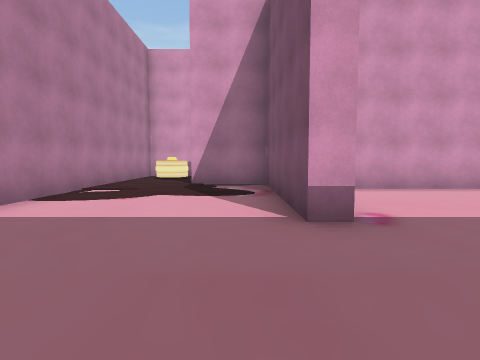
view 1 (above)

20 first-person views from a walk through a Unity game level. The camera is 1.3 m above the floor, tilts 4° down and sees 80° across. The floor is counted in squares, 2 m on a side. Each view is taken from the middle of a square. On the plan, view 1 faces up. The plan holds only what a view shows up to about 9 squares ahead; the rest is blank. The place goes on beyond the plan. The player character is not drawn. Door leaves are left out, so doorways stand open.

view 2
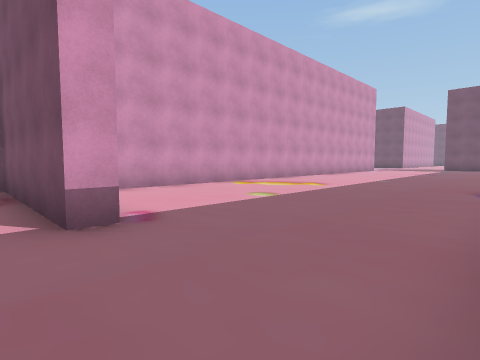

view 3
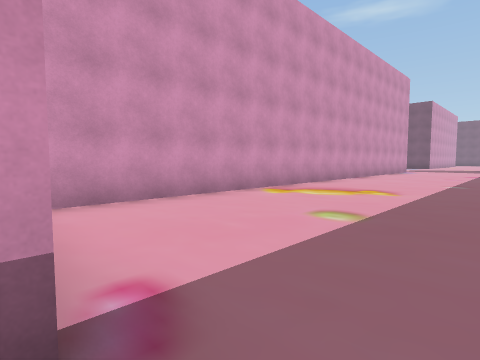

view 4
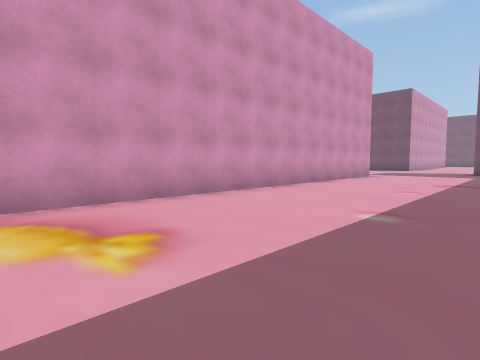

view 5
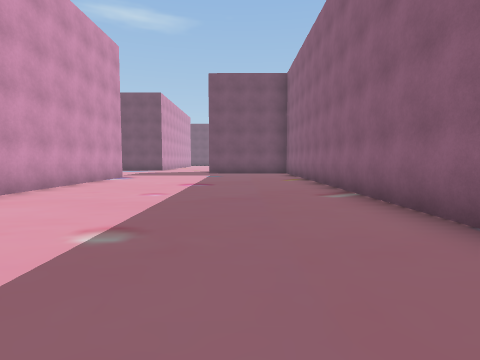

view 6
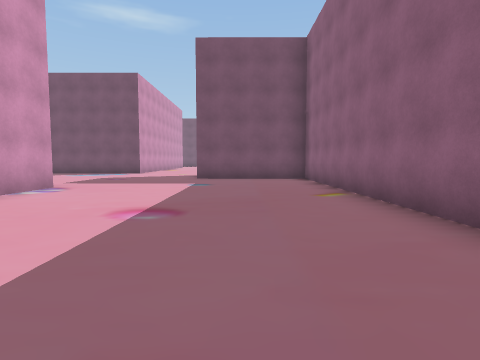

view 7
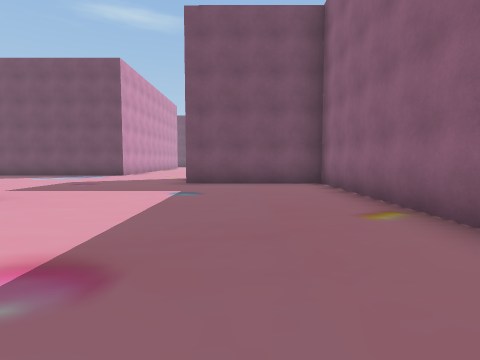

view 8
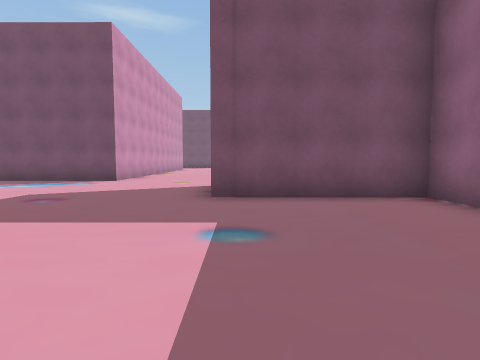

view 9
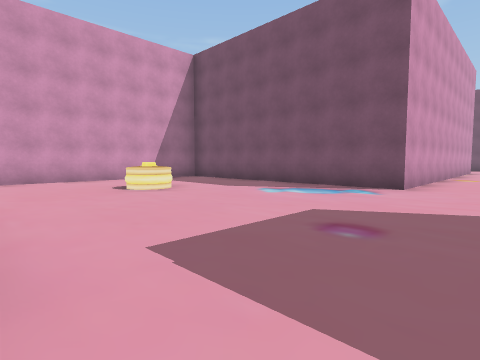

view 10
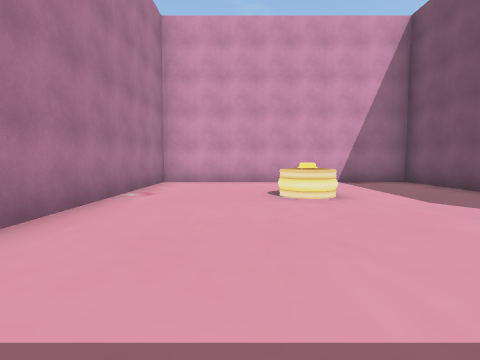

view 11
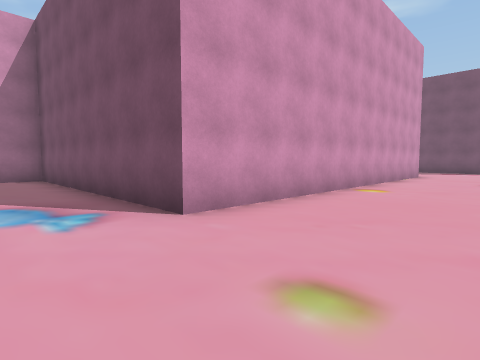

view 12
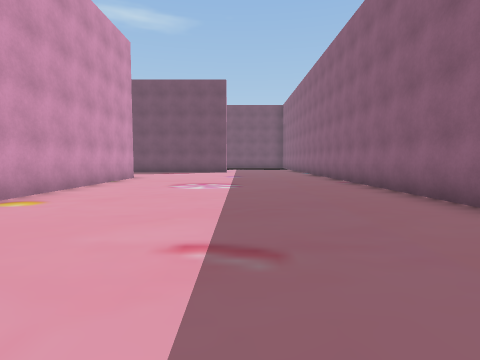

view 13
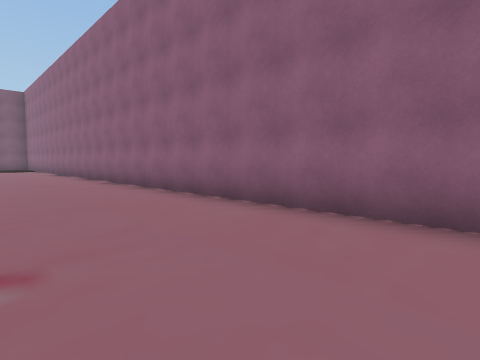

view 14
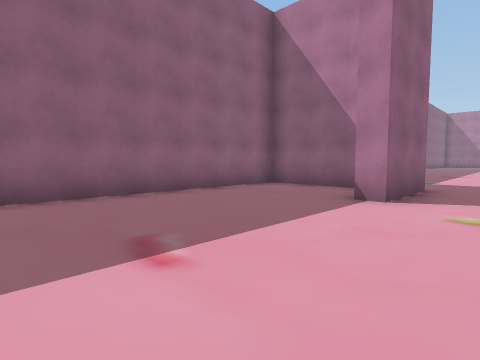

view 15
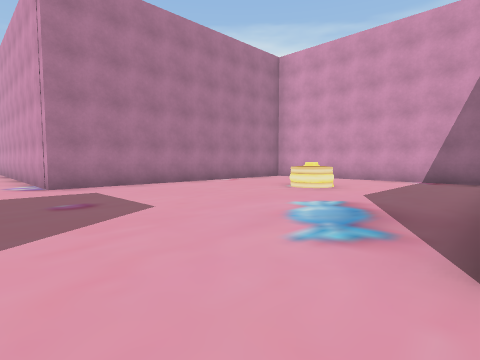

view 16
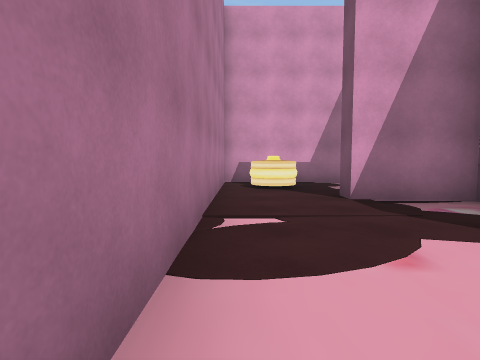

view 17
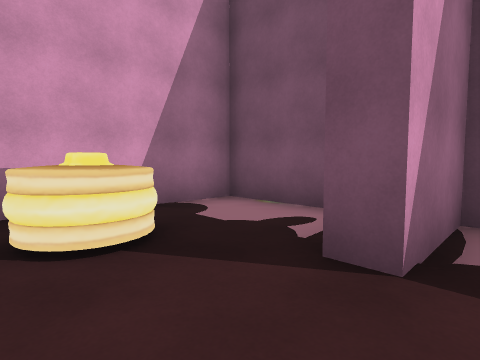

view 18
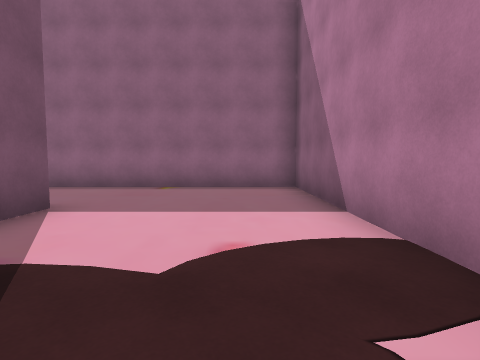

view 19
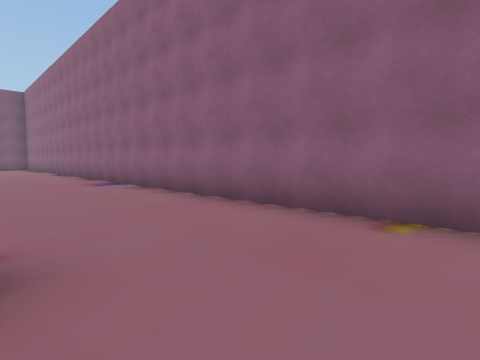

view 20
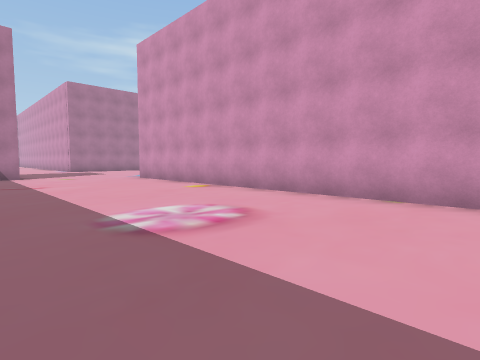

### Floor plan
Points are (right, up) in squares from view 1. A wall is a line through its corners. A room is listed if a view was taken in it or the views show most of it. See-through windows are left out.
Room 1 (views 1, 2, 3, 4, 5, 6, 7, 8, 9, 10, 11, 12, 13, 14, 15, 16, 17, 18, 19, 20)
walls: (21.4, 2.2) (21.4, -0.3) (34.5, -0.3); (1.2, 3) (0.7, 3) (0.7, 7.5) (-1.3, 7.5) (-1.3, 8); (34.6, 6.9) (24.9, 6.9) (24.9, 14.5) (17.7, 14.5) (17.7, 6.4) (1.9, 6.4); (-3.4, 8.5) (-3.4, -0.3) (21, -0.3) (21, 3.5) (23.3, 3.5) (23.3, 3)
ways out: opening at (-2.5, 8) to room 2
objects: other object (21, 11)
Room 2 (no view inside)
walls: (0.7, 9) (0.7, 11) (-3.4, 11) (-3.4, 8.5)
ways out: opening at (-2.5, 8) to room 1
objects: other object (-2, 9) to (-2, 10)

Positions as (right, up) in squares from view 1, and headings:
1: (0, 0), facing up
2: (0, 0), facing up-right
3: (1, 2), facing up-right
4: (6, 2), facing up-right
5: (7, 2), facing right
6: (11, 2), facing right
7: (13, 2), facing right
8: (16, 3), facing right
9: (18, 5), facing up-right
10: (20, 6), facing up
11: (23, 4), facing up-right
12: (25, 3), facing right
13: (25, 3), facing down-right
14: (28, 5), facing down-left
15: (25, 5), facing up-left
16: (-3, 3), facing up
17: (-3, 7), facing up-right
18: (-2, 7), facing down
19: (-1, 3), facing down-right
20: (35, 2), facing up-left
